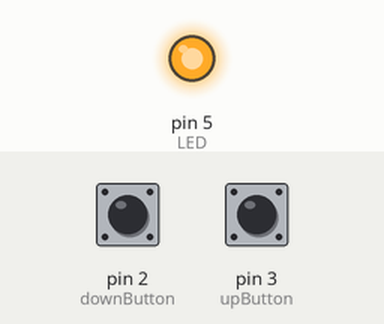
Bench run of a sketch on a simulated Arduino Uno, built with avr-gcc and run on an emulated ATmega328P. Parts: output pins drawn as LEDs (lit = HIGH). The test bench sets the inputs (shaded band); at power-on: pin 3 (upButton) LOW, pin 2 (downButton) LOW.

Above: at 1.2 s.
1.3 s: pin 3 (upButton) pulled HIGH for 0.15 s
At 2.4 s:
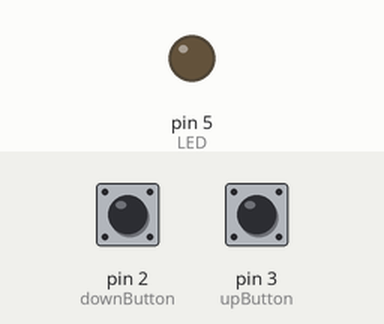
2.9 s: pin 2 (downButton) pulled HIGH for 0.15 s
At 3.7 s:
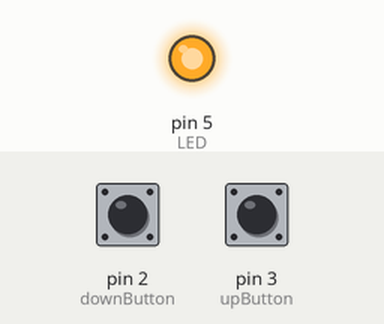
4.5 s: pin 3 (upButton) pulled HIGH for 1 s
At 6.1 s:
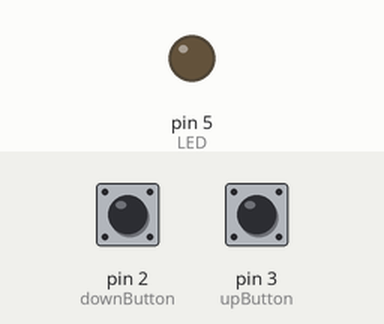
Timing chart, 0 to 7.6 s (numbered marks = the images above; inputs shaded):
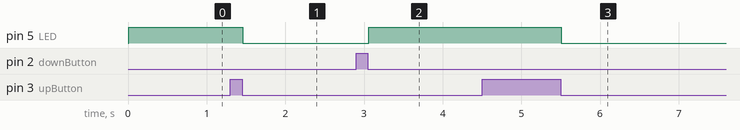

The sketch:

Mini-Lab-8.ino
```cpp
/*
  Chris Kreienkamp - 901965168
  EE20222: Introduction to Electrical Engineering
  13 Apr 2020
  Mini-Lab 8 - Digital Output and LED
*/

#include <Bounce2.h>
#define downButton 2
#define upButton 3
#define LED 5

Bounce downDebouncer = Bounce(); // Instantiate a Bounce object
Bounce upDebouncer = Bounce(); // Instantiate a Bounce object

int count = 0;


// the setup function runs once when you press reset or power the board
void setup() {
  downDebouncer.attach(downButton,INPUT_PULLUP); // Attach the debouncer to a pin with INPUT_PULLUP mode
  upDebouncer.attach(upButton,INPUT_PULLUP); // Attach the debouncer to a pin with INPUT_PULLUP mode
  downDebouncer.interval(10); // Use a debounce interval of 10 milliseconds
  upDebouncer.interval(10); // Use a debounce interval of 10 milliseconds
  pinMode(downButton,INPUT); // Setup the button as an input
  pinMode(upButton,INPUT); // Setup the button as an input
  pinMode(LED, OUTPUT); //Setup LED as an output
  digitalWrite(LED, count);
}


// the loop function runs over and over again forever
void loop() {
   downDebouncer.update(); // Update the Bounce instance
   if ( downDebouncer.fell() ) {  // Call code if button transitions from HIGH to LOW
        if (count<1) {count++;} }
   upDebouncer.update(); // Update the Bounce instance
   if ( upDebouncer.fell() ) {  // Call code if button transitions from HIGH to LOW
        if (count>0) {count--;} }
   digitalWrite(LED, count);
}
```

Measured:
- after the input at 1.3 s, pin 5 (LED): HIGH → LOW after 0.16 s
- after the input at 2.9 s, pin 5 (LED): LOW → HIGH after 0.16 s
- after the input at 4.5 s, pin 5 (LED): HIGH → LOW after 1.0 s
